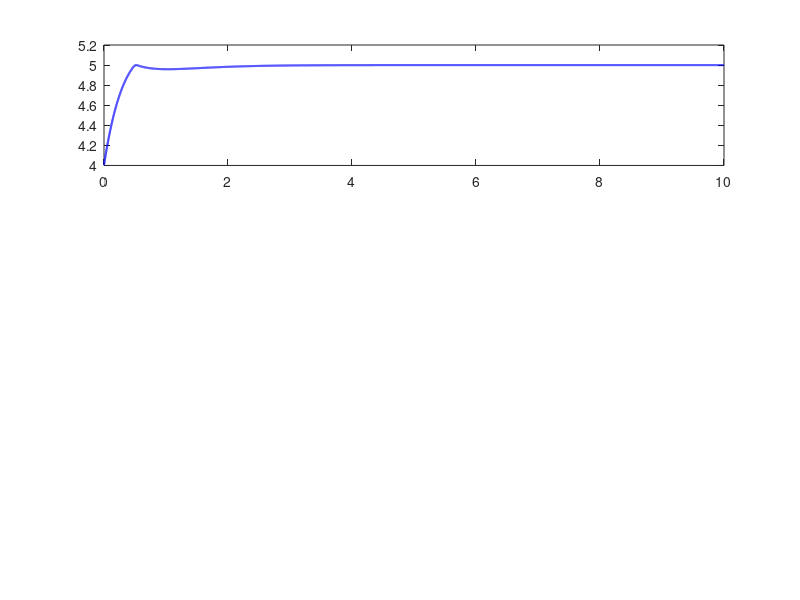

MATLAB code for this plot: (Note: this script raises an error after producing the figure.)
%% CBF-based QP Controller for Double Integrator
clear; clc; close all;

%% Parameters
x_max = 5;           % Position limit (safety constraint)
lambda1 = 2;         % ECBF gains
lambda2 = 2;

u_min = -20;

dt = 0.001;           % Time step
T = 10;              % Total simulation time
N = T/dt;            % Number of steps

%% Initial condition
x = [4; 4];          % [position; velocity]

%% Desired position (for tracking)
x_des = 10;          % Target position (beyond safety boundary)
kp = 1.5;            % PD controller gains
kd = 1.0;

%% Storage
X = zeros(2,N);
U = zeros(1,N);
Time = (0:N-1)*dt;

%% Simulation loop
for k = 1:N
    % Nominal PD controller (without safety)
    u_nom = -kp*(x(1)-x_des) - kd*x(2);
    h = x_max - x(1);
    if 0
        % Compute ECBF constraint
        
        psi1 = -x(2) + lambda1*h;

        % ECBF inequality: A*u <= b
        A = 1; % since constraint is u <= ...
        b = lambda1*lambda2*h - (lambda1+lambda2)*x(2);

        % Solve QP: minimize (u-u_nom)^2 subject to A*u <= b
        H = 2;             % Quadratic term
        f = -2*u_nom;      % Linear term
        options = optimoptions('quadprog','Display','off');
        u = quadprog(H,f,A,b,[],[],[],[],[],options);

        % If solver fails, fall back to nominal control
        if isempty(u)
            u = u_nom;
        end

    else
        b = lambda1*lambda2*h - (lambda1+lambda2)*x(2);

        % Enforce safety constraint analytically
        u_cbf = min(u_nom, b);
    end

    if x_max - x(1)> 0
        v_crit = sqrt(2*abs(u_min)*(x_max - x(1)));
    else
        v_crit = 0;
    end
    
    % Hybrid control: Recovery if unsafe or too fast
    if (h < 0) || (x(2) > v_crit)
        u = u_min;  % Maximum braking
    else
        u = u_cbf;
    end

    constraint_buffer(k) = (h>0);
    u_nom_buffer(k) = u_nom;
    u_buffer(k) = u;



    % System dynamics integration (Euler)
    x_dot = [x(2); u];
    x = x + dt*x_dot;

    % Store data
    X(:,k) = x;
    U(k) = u;
end

%% Plot results
figure;
subplot(3,1,1)
plot(Time,X(1,:), 'b','LineWidth',1.5); hold on;
yline(x_max,'r--','LineWidth',1.5);
xlabel('Time [s]'); ylabel('Position x_1');
legend('x_1','x_{max}','Location','best');
title('Position with CBF Constraint');
hold on
plot(Time, constraint_buffer)
legend('x_1','x_{max}', 'Constraint Satisfied','Location','best');

subplot(3,1,2)
plot(Time,X(2,:),'LineWidth',1.5);
xlabel('Time [s]'); ylabel('Velocity x_2');
title('Velocity Response');

subplot(3,1,3)
plot(Time,U,'LineWidth',1.5);
xlabel('Time [s]'); ylabel('Control input u');
title('Control Effort');
hold on
plot(Time,u_nom_buffer,'LineWidth',1.5);